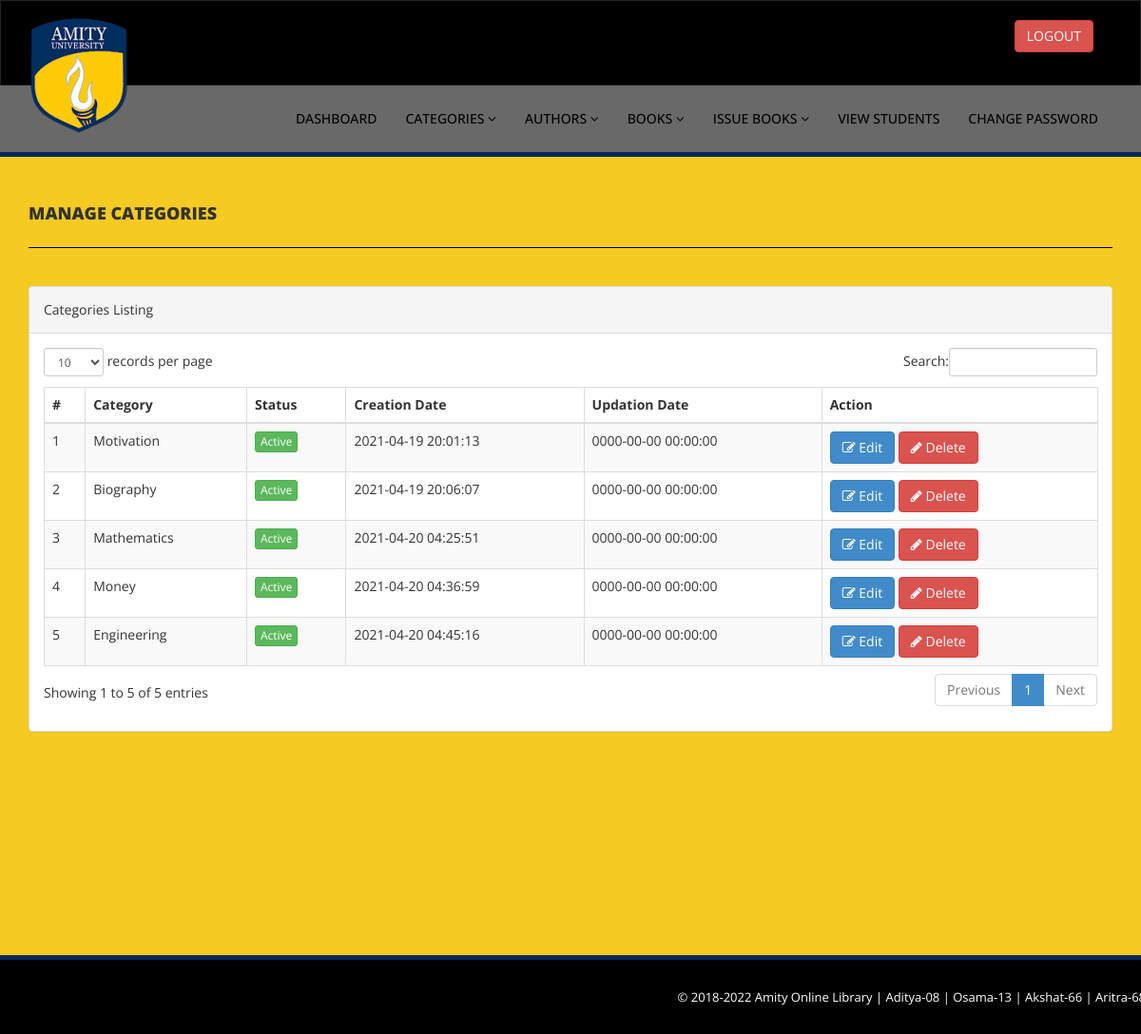
The app's page /admin/manage-categories.php (signed in) with its own data.
### tables this page shows
CREATE TABLE `tblcategory` (
  `id` int(100) NOT NULL,
  `CategoryName` varchar(150) DEFAULT NULL,
  `Status` int(1) DEFAULT NULL,
  `CreationDate` timestamp NULL DEFAULT current_timestamp(),
  `UpdationDate` timestamp NULL DEFAULT '0000-00-00 00:00:00' ON UPDATE current_timestamp()
);

### admin/manage-categories.php (the view, shortened to what this page needs)
<?php
include('includes/config.php');
if(strlen($_SESSION['alogin'])==0)
    {
header('location:index.php');
}
else{
    ?>
<!DOCTYPE html>
<html xmlns="http://www.w3.org/1999/xhtml">
<head>
    <link href="assets/css/bootstrap.css" rel="stylesheet" />
    <link href="assets/css/font-awesome.css" rel="stylesheet" />
    <link href="assets/js/dataTables/dataTables.bootstrap.css" rel="stylesheet" />
    <link href="assets/css/style.css" rel="stylesheet" />
</head>
<body>
<?php include('includes/header.php');?>
    <div class="content-wrapper">
         <div class="container">
        <div class="row pad-botm">
            <div class="col-md-12">
                <h4 class="header-line">Manage Categories</h4>
    </div>
     <div class="row">
</div>
        </div>
            <div class="row">
                <div class="col-md-12">
                    <div class="panel panel-default">
                        <div class="panel-heading">
                           Categories Listing
                        </div>
                        <div class="panel-body">
                            <div class="table-responsive">
                                <table class="table table-striped table-bordered table-hover" id="dataTables-example">
                                    <thead>
                                        <tr>
                                            <th>#</th>
                                            <th>Category</th>
                                            <th>Status</th>
                                            <th>Creation Date</th>
                                            <th>Updation Date</th>
                                            <th>Action</th>
                                        </tr>
                                    </thead>
                                    <tbody>
<?php $sql = "SELECT * from  tblcategory";
$query = $dbh -> prepare($sql);
$query->execute();
$results=$query->fetchAll(PDO::FETCH_OBJ);
$cnt=1;
if($query->rowCount() > 0)
{
foreach($results as $result)
{               ?>
                                        <tr class="odd gradeX">
                                            <td class="center"><?php echo htmlentities($cnt);?></td>
                                            <td class="center"><?php echo htmlentities($result->CategoryName);?></td>
                                            <td class="center"><?php if($result->Status==1) {?>
                                            <a href="#" class="btn btn-success btn-xs">Active</a>
                                            <?php } else {?>
                                            <a href="#" class="btn btn-danger btn-xs">Inactive</a>
                                            <?php } ?></td>
                                            <td class="center"><?php echo htmlentities($result->CreationDate);?></td>
                                            <td class="center"><?php echo htmlentities($result->UpdationDate);?></td>
                                            <td class="center">
                                            <a href="edit-category.php?catid=<?php echo htmlentities($result->id);?>"><button class="btn btn-primary"><i class="fa fa-edit "></i> Edit</button>
                                          <a href="manage-categories.php?del=<?php echo htmlentities($result->id);?>" onclick="return confirm('Are you sure you want to delete?');"" >  <button class="btn btn-danger"><i class="fa fa-pencil"></i> Delete</button>
                                            </td>
                                        </tr>
 <?php $cnt=$cnt+1;}} ?>
                                    </tbody>
                                </table>
                            </div>
                        </div>
                    </div>
                </div>
            </div>
    </div>
    </div>
  <?php include('includes/footer.php');?>
</body>
</html>
<?php } ?>

### admin/assets/css/style.css (style rules this page uses)
.content-wrapper { margin-top: 40px; min-height:800px; padding-bottom:90px; }
.header-line { font-weight:900; padding-bottom:25px; border-bottom:1px solid black; text-transform:uppercase; }
.pad-botm { padding-bottom:30px; }

### records on screen
tblcategory: CategoryName "Motivation", Status "Active", CreationDate "2021-04-19 20:01:13", UpdationDate "0000-00-00 00:00:00"
tblcategory: CategoryName "Biography", Status "Active", CreationDate "2021-04-19 20:06:07", UpdationDate "0000-00-00 00:00:00"
tblcategory: CategoryName "Mathematics", Status "Active", CreationDate "2021-04-20 04:25:51", UpdationDate "0000-00-00 00:00:00"
tblcategory: CategoryName "Money", Status "Active", CreationDate "2021-04-20 04:36:59", UpdationDate "0000-00-00 00:00:00"
tblcategory: CategoryName "Engineering", Status "Active", CreationDate "2021-04-20 04:45:16", UpdationDate "0000-00-00 00:00:00"
